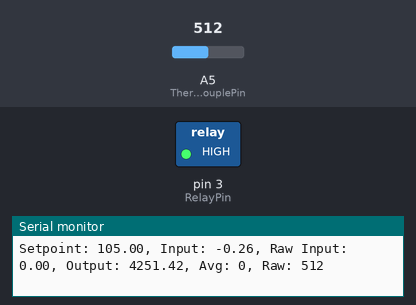
The sketch below on a simulated Arduino Uno, built with avr-gcc and run on an emulated ATmega328P. Shown: switched loads named in the sketch (green lamp = pin HIGH), the last lines printed to the serial monitor. The inputs (shaded band) are chosen by the test bench; at power-on: A5 (ThermocouplePin) = 512.

Above: at 1.2 s.
1.3 s: A5 (ThermocouplePin) set to 122
At 2.6 s:
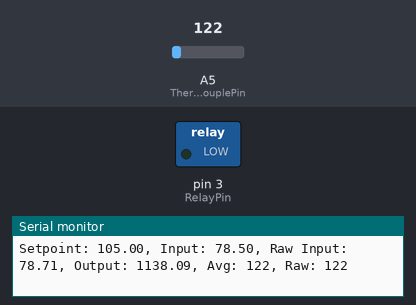
3.3 s: A5 (ThermocouplePin) set to 511
At 4.2 s:
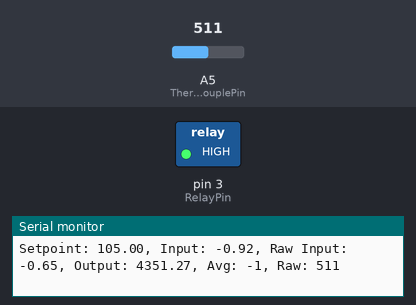
5.0 s: A5 (ThermocouplePin) set to 716
6.5 s: A5 (ThermocouplePin) set to 900
At 7.3 s:
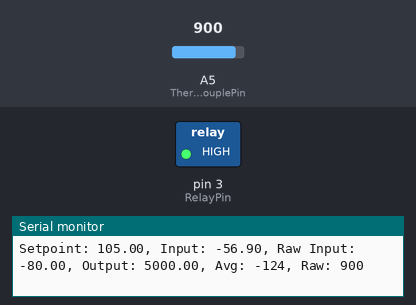
Timing chart, 0 to 9.5 s (numbered marks = the images above; inputs shaded):
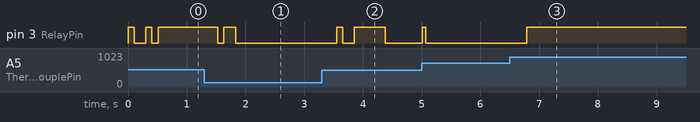

Measured:
- after the input at 1.3 s, pin 3 (RelayPin): HIGH → LOW after 0.23 s, → HIGH 0.10 s later, → LOW 0.20 s later
- after the input at 3.3 s, pin 3 (RelayPin): LOW → HIGH after 0.25 s, → LOW 0.10 s later, → HIGH 0.20 s later, → LOW 0.52 s later
- after the input at 6.5 s, pin 3 (RelayPin): LOW → HIGH after 0.29 s

The sketch:

controller.ino
```cpp
/*
  Control an espresso machine boiler using a PID controller

  Code samples used from the following:
  PID Library: https://github.com/br3ttb/Arduino-PID-Library
  PID Lab: https://www.pdx.edu/nanogroup/sites/www.pdx.edu.nanogroup/files/2013_Arduino%20PID%20Lab_0.pdf
  Smoothing: https://www.arduino.cc/en/Tutorial/Smoothing

  Hardware:
  HeaterMeter v4.2 PCB: https://github.com/CapnBry/HeaterMeter/wiki/HeaterMeter-4.2-Hardware
  Solid State Relay: "25A SSR-25 DA"
*/

#include <PID_v1.h>

// After powering on, how many minutes until we force the boiler to power down
// Turning the machine off and on again will reset the timer
const int maxRunTime = 45;
int timeNowMins;

// HM Pins
// TC = ADC 5
// Blower/Relay = Digital Pin 3

#define ThermocouplePin 5
#define RelayPin 3

float Vtc;
double RawInput;


//Define the aggressive Tuning Parameters
const double aggKp = 40;
const double aggKi = 0.5;
const double aggKd = 100;

//Define the conservative Tuning Parameters
const double consKp = 4;
const double consKi = 0.01;
const double consKd = 3;

//Define the gap degrees to switch between aggressive and conservative mode
const int gapDeg = 15;

//Specify the links and initial tuning parameters
double Setpoint, Input, Output;
PID myPID(&Input, &Output, &Setpoint, consKp, consKi, consKd, DIRECT);
const int WindowSize = 5000;
unsigned long windowStartTime;

//Define the info needed for the temperature averaging
const int numReadings = 128;
int readings[numReadings];      // the readings from the analog input
int readIndex = 0;              // the index of the current reading
int total = 0;                  // the running total
int average = 0;                // the average

// Corrected temperature readings for a K-type thermocouple
// Coefficient values for 0C - 500C / 0mV - 20.644mV
const double c0 = 0.000000E+00;
const double c1 = 2.508355E+01;
const double c2 = 7.860106E-02;
const double c3 = -2.503131E-01;
const double c4 = 8.315270E-02;
const double c5 = -1.228034E-02;
const double c6 = 9.804036E-04;
const double c7 = -4.413030E-05;
const double c8 = 1.057734E-06;
const double c9 = -1.052755E-08;

// Communication setup
const long serialPing = 500; //This determines how often we ping our loop
// Serial pingback interval in milliseconds
unsigned long now = 0; //This variable is used to keep track of time
// placehodler for current timestamp
unsigned long lastMessage = 0; //This keeps track of when our loop last spoke to serial
unsigned long lastMessage2 = 0; //This keeps track of when our loop last spoke to serial
// last message timestamp.

void setup()
{
  // Setup Serial
  Serial.begin(38400); //Start a serial session
  lastMessage = millis(); // timestamp

  // Set the Relay to output mode and ensure the relay if off
  pinMode(RelayPin, OUTPUT);
  digitalWrite(RelayPin, LOW);

  // PID settings
  windowStartTime = millis();
  Setpoint = 105;
  myPID.SetOutputLimits(0, WindowSize);

  //turn the PID on
  myPID.SetMode(AUTOMATIC);

  // initialize all the readings to 0:
  for (int thisReading = 0; thisReading < numReadings; thisReading++) {
    readings[thisReading] = 0;
  }
}

void loop()
{
  //Keep track of time
  now = millis();

  //get a non averaged reading
  int raw = analogRead(ThermocouplePin);

  // subtract the last reading:
  total = total - readings[readIndex];
  // Read the temps from the thermocouple
  readings[readIndex] = analogRead(ThermocouplePin);
  // add the reading to the total:
  total = total + readings[readIndex];
  // advance to the next position in the array:
  readIndex = readIndex + 1;

  // if we're at the end of the array...
  if (readIndex >= numReadings) {
    // ...wrap around to the beginning:
    readIndex = 0;
  }

  // calculate the average:
  average = total / numReadings;

  // HeaterMeter board runs at 3.3v
  float Vout = average * (3.3 / 1023.0);

  // AD8495 Thermocouple is approx 5 mV/°C
  // Make a linear temp calc so we can compare is against the calculated temp
  RawInput = (Vout) / 0.005;

  // To accommodate the nonlinear behavior of the thermocouple, each amplifier has a different gain
  // so that the 5 mV/°C is accurately maintained for a given temperature measurement range.
  // The AD8495 and AD8497 (K type) have an instrumentation amplifier with a gain of 122.4.
  Vtc = ((Vout * 1000) - 1.25) / 122.4;

  // Use the corrected temperature readings for a K-type thermocouple in the 0-500°C range
  Input = c0 +
          c1 * Vtc +
          c2 * pow(Vtc,2) +
          c3 * pow(Vtc,3) +
          c4 * pow(Vtc,4) +
          c5 * pow(Vtc,5) +
          c6 * pow(Vtc,6) +
          c7 * pow(Vtc,7) +
          c8 * pow(Vtc,8) +
          c9 * pow(Vtc,9);

  /* TEST ONLY
    if (now - lastMessage2 > 1000) {
      Input = Input + 0.5;
      lastMessage2 = now; //update the time stamp.
    }
  */

  // Switch to conservative mode when the temp gap narrows
  double gap = abs(Setpoint - Input); //distance away from setpoint
  if (gap < gapDeg)
  { //we're close to setpoint, use conservative tuning parameters
    myPID.SetTunings(consKp, consKi, consKd);
  }
  else
  {
    //we're far from setpoint, use aggressive tuning parameters
    myPID.SetTunings(aggKp, aggKi, aggKd);
  }

  // Compute the PID values
  myPID.Compute();

  // Starts a new PWM cycle every WindowSize milliseconds
  if (now - windowStartTime > WindowSize)
  { //time to shift the Relay Window
    windowStartTime += WindowSize;
  }

  // Calculate the number of running minutes
  timeNowMins = millis() / 60000.0;

  // If more than maxRunTime minutes has elapsed, turn the boiler off
  if ( timeNowMins >= maxRunTime )
  {
    digitalWrite(RelayPin, LOW);
    myPID.SetMode(MANUAL);
  }
  else
  {
    // Calculate the number of milliseconds that have passed in the current PWM cycle.
    // If that is less than the Output value the relay is turned ON
    // If that is greater than (or equal to) the Output value the relay is turned OFF.
    if ( Output > (now - windowStartTime) )
      digitalWrite(RelayPin, HIGH);
    else
      digitalWrite(RelayPin, LOW);
  }

  // Output some data to serial to see what's happening
  if (now - lastMessage > serialPing)
  {
    Serial.print("Setpoint: ");
    Serial.print(Setpoint);
    Serial.print(",");
    Serial.print(" Input: ");
    Serial.print(Input);
    Serial.print(",");
    Serial.print(" Raw Input: ");
    Serial.print(RawInput);
    Serial.print(",");
    Serial.print(" Output: ");
    Serial.print(Output);
    Serial.print(",");
    Serial.print(" Avg: ");
    Serial.print(average);
    Serial.print(",");
    Serial.print(" Raw: ");
    Serial.print(raw);
    Serial.print("\n");
    lastMessage = now; //update the time stamp.
  }
}
```
